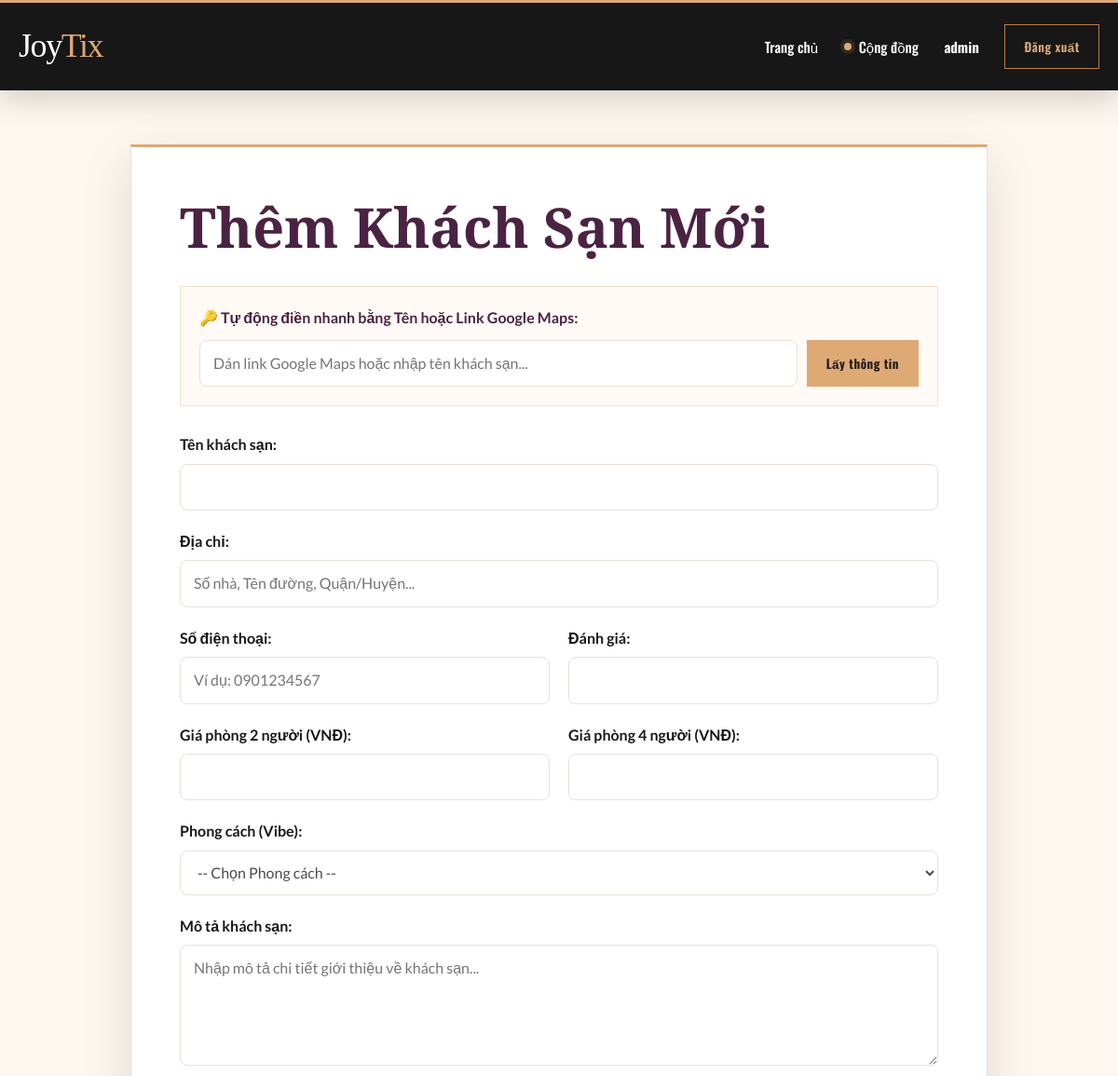
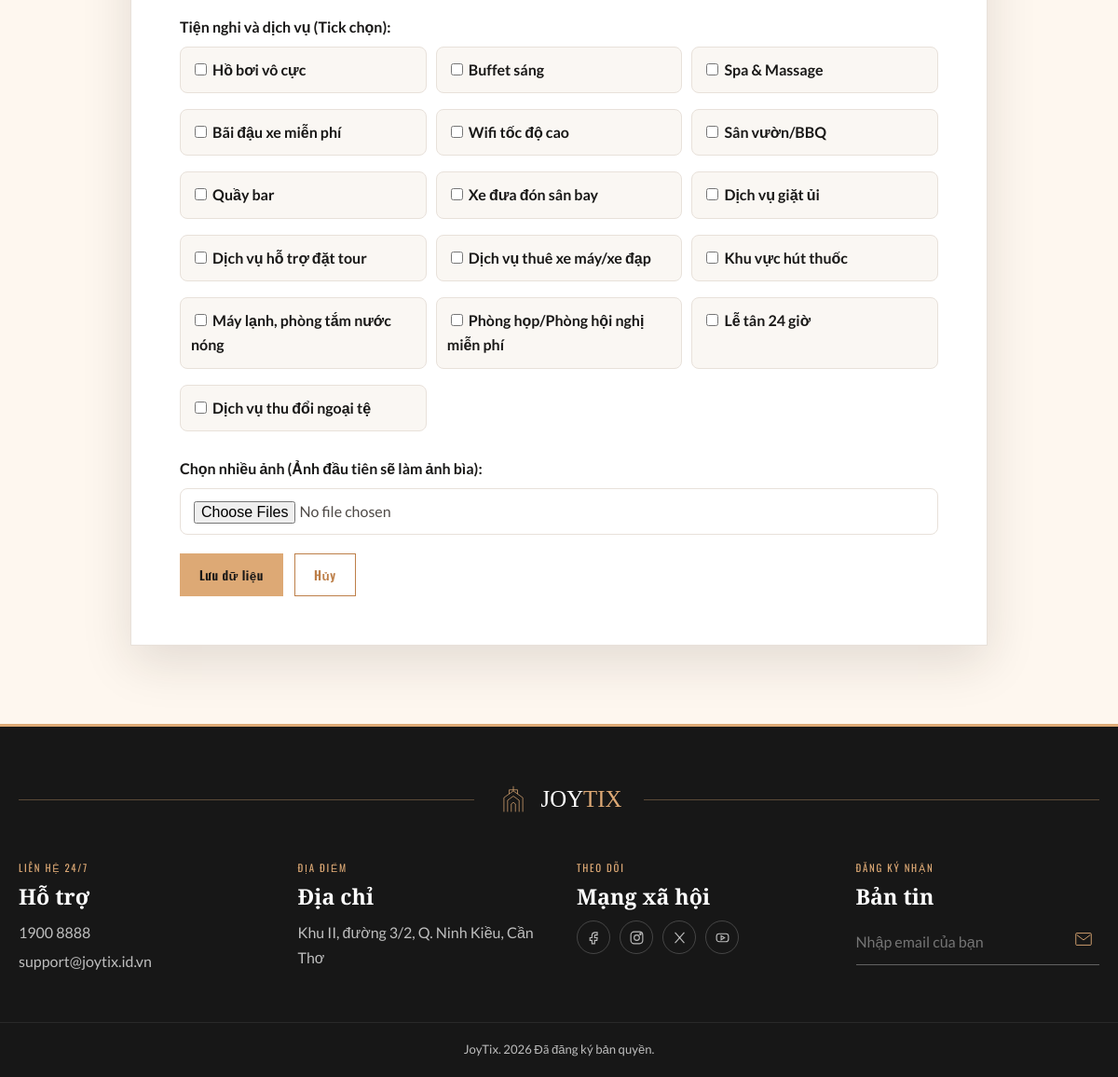
Screenshot of /adminadd.php (signed in) with the database file from the repository (2 pictures, top to bottom).
### tables this page shows
CREATE TABLE `amenities` (
  `id` int(11) NOT NULL AUTO_INCREMENT,
  `name` varchar(100) NOT NULL,
  `icon` varchar(100) DEFAULT NULL,
  PRIMARY KEY (`id`)
);

### includes/bootstrap.php (called while the page is built, shortened)
<?php
function e(mixed $value): string
{
    return htmlspecialchars((string) $value, ENT_QUOTES | ENT_SUBSTITUTE, 'UTF-8');
}

### adminadd.php (the view, shortened to what this page needs)
<?php
require_once 'includes/bootstrap.php';
try {
    $amenityStmt = $pdo->query('SELECT id, name FROM amenities ORDER BY id ASC');
    $amenitiesList = $amenityStmt->fetchAll(PDO::FETCH_ASSOC);
} catch (Exception $e) {
    $amenitiesList = [];
    $existing_vibes = ['Hiện đại', 'Cổ điển', 'Vintage'];
}
require_once 'includes/header.php';
?>
<div class="container hotel-admin-form">
    <h2 class="hotel-admin-form__title">Thêm Khách Sạn Mới</h2>
    <div class="hotel-admin-form__map-helper">
        <label class="hotel-admin-form__map-label">🔑 Tự động điền nhanh bằng Tên hoặc Link Google Maps:</label>
        <div class="hotel-admin-form__map-row">
            <input type="text" id="googleMapsUrl" class="form-control hotel-admin-form__map-input" placeholder="Dán link Google Maps hoặc nhập tên khách sạn...">
            <button type="button" id="btnFetchInfo" class="btn-primary hotel-admin-form__map-button">Lấy thông tin</button>
        </div>
    </div>
    <form action="" method="POST" enctype="multipart/form-data">
        <div class="form-group">
            <label>Tên khách sạn:</label>
            <input type="text" name="name" id="adminName" class="form-control" maxlength="150" value="<?= e($_POST['name'] ?? '') ?>" required>
        </div>
        <div class="form-group">
            <label>Địa chỉ:</label>
            <input type="text" name="address" id="adminAddress" class="form-control" maxlength="255" value="<?= e($_POST['address'] ?? '') ?>" placeholder="Số nhà, Tên đường, Quận/Huyện..." required>
        </div>
        <div class="hotel-admin-form__two-columns">
            <div class="form-group">
                <label>Số điện thoại:</label>
                <input type="tel" name="phone" id="adminPhone" class="form-control" maxlength="25" value="<?= e($_POST['phone'] ?? '') ?>" placeholder="Ví dụ: 0901234567">
            </div>
            <div class="form-group">
                <label>Đánh giá:</label>
                <input type="number" name="stars" id="adminStars" class="form-control" min="1" max="5" step="0.1" value="<?= e($_POST['stars'] ?? '') ?>" required>
            </div>
        </div>
        <div class="hotel-admin-form__two-columns">
            <div class="form-group">
                <label>Giá phòng 2 người (VNĐ):</label>
                <input type="number" name="price_2" class="form-control" min="1" value="<?= e($_POST['price_2'] ?? '') ?>" required>
            </div>
            <div class="form-group">
                <label>Giá phòng 4 người (VNĐ):</label>
                <input type="number" name="price_4" class="form-control" min="1" value="<?= e($_POST['price_4'] ?? '') ?>" required>
            </div>
        </div>
        <div class="form-group">
            <label>Phong cách (Vibe):</label>
            <select name="vibe" id="adminVibe" class="form-control" required>
                <option value="">-- Chọn Phong cách --</option>
            </select>
        </div>
        <div class="form-group">
            <label>Mô tả khách sạn:</label>
            <textarea name="description" id="adminDescription" class="form-control" rows="4" placeholder="Nhập mô tả chi tiết giới thiệu về khách sạn..."><?= e($_POST['description'] ?? '') ?></textarea>
        </div>
        <div class="form-group">
            <label>Tiện nghi và dịch vụ (Tick chọn):</label>
            <div class="amenities-grid" id="facilitiesContainer">
                <?php if ($amenitiesList): ?>
                    <?php foreach ($amenitiesList as $amenity): ?>
                        <label class="amenity-checkbox" data-name="<?= htmlspecialchars(strtolower($amenity['name'])) ?>">
                            <input type="checkbox" name="amenities[]" value="<?= (int)$amenity['id'] ?>" class="facility-checkbox" <?= in_array((int) $amenity['id'], $selected_amenities ?? [], true) ? 'checked' : '' ?>>
                            <?= htmlspecialchars($amenity['name']) ?>
                        </label>
                    <?php endforeach; ?>
                <?php else: ?>
                    <p class="hotel-admin-form__empty">Chưa có tiện ích nào trong cơ sở dữ liệu.</p>
                <?php endif; ?>
            </div>
        </div>
        <div class="form-group">
            <label>Chọn nhiều ảnh (Ảnh đầu tiên sẽ làm ảnh bìa):</label>
            <input type="file" name="images[]" multiple accept="image/*" class="form-control">
        </div>
        <div class="hotel-admin-form__footer-actions">
            <button type="submit" class="btn-primary">Lưu dữ liệu</button>
            <a href="admin.php" class="btn-outline hotel-admin-form__cancel">Hủy</a>
        </div>
    </form>
</div>
<?php require_once 'includes/footer.php'; ?>

### css/base.css (style rules this page uses)
:root { --color-accent: #dda975; --color-accent-dark: #bd7f49; --color-accent-soft: #f4e1cd; --color-ink: #191817; --color-heading: #4b2342; --color-text: #4f4a47; --color-muted: #7a7470; --color-line: #e8e1da; --color-surface: #ffffff; --color-surface-soft: #faf7f3; --color-page: #fef7ef; --color-danger: #b54747; --color-success: #2f7d59; --shadow-sm: 0 8px 24px rgba(40, 29, 23, 0.08); --shadow-md: 0 18px 50px rgba(40, 29, 23, 0.13); --radius-sm: 8px; --radius-md: 16px; --radius-lg: 24px; --font-body: "Lato", Arial, sans-serif; --font-display: "Cormorant Garamond", Georgia, serif; --font-label: "Oswald", Arial, sans-serif; --container: 1200px; }
*, *::before, *::after { box-sizing: border-box; }
html { scroll-behavior: smooth; }
body { min-height: 100vh; margin: 0; display: flex; flex-direction: column; background: var(--color-page); color: var(--color-text); font-family: var(--font-body); font-size: 16px; line-height: 1.65; -webkit-font-smoothing: antialiased; }
a { color: inherit; text-decoration: none; }
button, input, select, textarea { color: inherit; font: inherit; }
button, [type="submit"] { cursor: pointer; }
h1, h2, h3, p { margin-top: 0; }
h1, h2, h3 { color: var(--color-ink); font-family: var(--font-display); line-height: 1.14; }
.container, .patel-shell { width: min(100% - 40px, var(--container)); margin-inline: auto; }
.btn-primary, .btn-outline, .btn-register, .hotel-detail-link { min-height: 44px; display: inline-flex; align-items: center; justify-content: center; border-radius: 0; padding: 11px 20px; border: 1px solid transparent; font-family: var(--font-label); font-size: 0.84rem; font-weight: 600; letter-spacing: 0.04em; text-align: center; transition: background 180ms ease, border-color 180ms ease, color 180ms ease, transform 180ms ease; }
.btn-primary, .hotel-detail-link { background: var(--color-accent); color: var(--color-ink); }
.btn-outline, .btn-register { border-color: var(--color-accent-dark); background: transparent; color: var(--color-accent-dark); }
.form-group { min-width: 0; margin-bottom: 20px; }
.form-group label { display: block; margin-bottom: 7px; color: var(--color-ink); font-weight: 700; }
.form-control, .community-composer__field, .comment-input, .auth-card input { width: 100%; min-height: 48px; border: 1px solid var(--color-line); border-radius: var(--radius-sm); padding: 11px 14px; background: #fff; outline: none; transition: border-color 180ms ease, box-shadow 180ms ease; }
textarea.form-control, textarea.community-composer__field { min-height: 120px; resize: vertical; }

### css/pages.css (style rules this page uses)
.hotel-admin-form { max-width: 920px; border: 1px solid var(--color-line); border-top: 3px solid var(--color-accent); padding: clamp(24px, 5vw, 52px); background: #fff; box-shadow: var(--shadow-md); }
.hotel-admin-form__title { margin-bottom: 30px; color: var(--color-heading); font-size: clamp(2.3rem, 5vw, 3.7rem); }
.hotel-admin-form__notice-actions, .hotel-admin-form__footer-actions { display: flex; flex-wrap: wrap; gap: 12px; margin-top: 18px; }
.hotel-admin-form__map-helper { margin-bottom: 28px; border: 1px solid var(--color-accent-soft); padding: 20px; background: #fffaf5; }
.hotel-admin-form__map-label { display: block; margin-bottom: 10px; color: var(--color-heading); font-weight: 700; }
.hotel-admin-form__map-row { display: flex; gap: 10px; }
.hotel-admin-form__map-input { flex: 1; }
.hotel-admin-form__two-columns { display: grid; grid-template-columns: repeat(2, minmax(0, 1fr)); gap: 20px; }
.amenities-grid { display: grid; grid-template-columns: repeat(3, minmax(0, 1fr)); gap: 10px; }
.amenity-checkbox { display: flex; align-items: center; gap: 9px; border: 1px solid var(--color-line); border-radius: var(--radius-sm); padding: 11px; background: var(--color-surface-soft); }
.amenity-checkbox input { accent-color: var(--color-accent-dark); }

### rows the page displays
amenities: name "Hồ bơi vô cực"
amenities: name "Buffet sáng"
amenities: name "Spa & Massage"
amenities: name "Bãi đậu xe miễn phí"
amenities: name "Wifi tốc độ cao"
amenities: name "Sân vườn/BBQ"
amenities: name "Quầy bar"
amenities: name "Xe đưa đón sân bay"
amenities: name "Dịch vụ giặt ủi"
amenities: name "Dịch vụ hỗ trợ đặt tour"
amenities: name "Dịch vụ thuê xe máy/xe đạp"
amenities: name "Khu vực hút thuốc"
amenities: name "Máy lạnh, phòng tắm nước nóng"
amenities: name "Phòng họp/Phòng hội nghị miễn phí"
amenities: name "Lễ tân 24 giờ"
amenities: name "Dịch vụ thu đổi ngoại tệ"

### other values shown
$_SESSION['username'] "admin"
